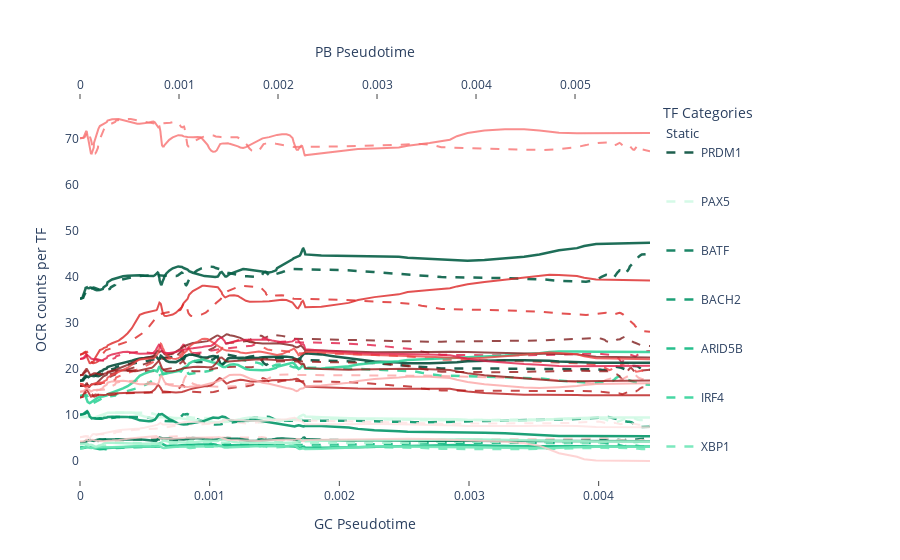

Here is the notebook cell this chart was saved with:
### Code cell
# Create the plot with pseudotime x-axis
fig = go.Figure()

# Plot static TFs first, then episodic TFs (for legend grouping)
for category, tf_list in [("Static", static_tfs), ("Episodic", episodic_tfs)]:
    for tf in tf_list:
        tf_color = tf_colors.get(tf, "black")
        tf_category = get_tf_category(tf)
        
        # GC (dashed, default bottom axis)
        y_gc = series_count_gc[tf]
        text_gc = [f"{tf} ({tf_category}) GC<br>pseudotime={pt:.3f}<br>window={w}" 
                   for pt, w in zip(x_gc_pseudotime, GC_fate_window_indices)]
        fig.add_trace(go.Scatter(
            x=x_gc_pseudotime,
            y=y_gc,
            mode='lines',
            name=f"{tf}",
            line=dict(
                dash='dash', 
                color=tf_color,
                width=2.5 if tf_category == "Static" else 2  # Thicker lines for static TFs
            ),
            opacity=0.9 if tf_category == "Static" else 0.8,
            hoverinfo='text',
            text=text_gc,
            legendgroup=tf,
            legendgrouptitle_text=category if tf == tf_list[0] else None,  # Add category header
            showlegend=True
        ))
        
        # PB (solid, top axis)
        y_pb = series_count_pb[tf]
        text_pb = [f"{tf} ({tf_category}) PB<br>pseudotime={pt:.3f}<br>window={w}" 
                   for pt, w in zip(x_pb_pseudotime, PB_fate_window_indices)]
        fig.add_trace(go.Scatter(
            x=x_pb_pseudotime,
            y=y_pb,
            mode='lines',
            name=f"{tf}",
            line=dict(
                dash='solid', 
                color=tf_color,
                width=2.5 if tf_category == "Static" else 2
            ),
            opacity=0.9 if tf_category == "Static" else 0.8,
            hoverinfo='text',
            text=text_pb,
            xaxis='x2',
            legendgroup=tf,
            showlegend=False
        ))

fig.update_layout(
    title=None,
    xaxis=dict(
        title='GC Pseudotime',
        showline=False,
        showgrid=True,
        linecolor='black',
        ticks='outside',
        showticklabels=True
    ),
    xaxis2=dict(
        title='PB Pseudotime',
        anchor='y',
        overlaying='x',
        side='top',
        showline=False,
        showgrid=True,
        linecolor='black',
        ticks='outside',
        showticklabels=True
    ),
    yaxis=dict(title=' OCR counts per TF'),
    legend=dict(
        orientation='v', 
        x=1.02, 
        y=0.5,
        tracegroupgap=30,  # Space between Static and Episodic groups
        title_text="TF Categories"
    ),
    margin=dict(t=100, r=250),  # Increased for category headers
    plot_bgcolor="rgba(0,0,0,0)",
    paper_bgcolor="rgba(0,0,0,0)",
)

fig.show()

# fig.write_html("tf_dynamics_by_category.html")
fig.write_image("/ocean/projects/cis240075p/asachan/datasets/B_Cell/multiome_1st_donor_UPMC_aggr/dictys_outs/actb1_added_v2/output/figures/tf_count_dynamics_by_category.svg", format='svg', width=2000, height=600)

### Figure 1 — Plotly figure (JSON) as saved in the notebook; plotly's stock layout.template omitted (floating-point values rounded to 4 significant figures; data arrays with more than 128 entries replaced by an {"elided": "..."} marker saying what was removed)
{"data": [{"hoverinfo": "text", "legendgroup": "PRDM1", "legendgrouptitle": {"text": "Static"}, "line": {"color": "#064E3B", "dash": "dash", "width": 2.5}, "mode": "lines", "name": "PRDM1", "opacity": 0.9, "showlegend": true, "text": {"elided": "143 str values"}, "type": "scatter", "x": {"elided": "143 float values"}, "y": {"elided": "143 float values"}}, {"hoverinfo": "text", "legendgroup": "PRDM1", "line": {"color": "#064E3B", "dash": "solid", "width": 2.5}, "mode": "lines", "name": "PRDM1", "opacity": 0.9, "showlegend": false, "text": {"elided": "146 str values"}, "type": "scatter", "x": {"elided": "146 float values"}, "xaxis": "x2", "y": {"elided": "146 float values"}}, {"hoverinfo": "text", "legendgroup": "PAX5", "line": {"color": "#D1FAE5", "dash": "dash", "width": 2.5}, "mode": "lines", "name": "PAX5", "opacity": 0.9, "showlegend": true, "text": {"elided": "143 str values"}, "type": "scatter", "x": {"elided": "143 float values"}, "y": {"elided": "143 float values"}}, {"hoverinfo": "text", "legendgroup": "PAX5", "line": {"color": "#D1FAE5", "dash": "solid", "width": 2.5}, "mode": "lines", "name": "PAX5", "opacity": 0.9, "showlegend": false, "text": {"elided": "146 str values"}, "type": "scatter", "x": {"elided": "146 float values"}, "xaxis": "x2", "y": {"elided": "146 float values"}}, {"hoverinfo": "text", "legendgroup": "BATF", "line": {"color": "#047857", "dash": "dash", "width": 2.5}, "mode": "lines", "name": "BATF", "opacity": 0.9, "showlegend": true, "text": {"elided": "143 str values"}, "type": "scatter", "x": {"elided": "143 float values"}, "y": {"elided": "143 float values"}}, {"hoverinfo": "text", "legendgroup": "BATF", "line": {"color": "#047857", "dash": "solid", "width": 2.5}, "mode": "lines", "name": "BATF", "opacity": 0.9, "showlegend": false, "text": {"elided": "146 str values"}, "type": "scatter", "x": {"elided": "146 float values"}, "xaxis": "x2", "y": {"elided": "146 float values"}}, {"hoverinfo": "text", "legendgroup": "BACH2", "line": {"color": "#059669", "dash": "dash", "width": 2.5}, "mode": "lines", "name": "BACH2", "opacity": 0.9, "showlegend": true, "text": {"elided": "143 str values"}, "type": "scatter", "x": {"elided": "143 float values"}, "y": {"elided": "143 float values"}}, {"hoverinfo": "text", "legendgroup": "BACH2", "line": {"color": "#059669", "dash": "solid", "width": 2.5}, "mode": "lines", "name": "BACH2", "opacity": 0.9, "showlegend": false, "text": {"elided": "146 str values"}, "type": "scatter", "x": {"elided": "146 float values"}, "xaxis": "x2", "y": {"elided": "146 float values"}}, {"hoverinfo": "text", "legendgroup": "ARID5B", "line": {"color": "#10B981", "dash": "dash", "width": 2.5}, "mode": "lines", "name": "ARID5B", "opacity": 0.9, "showlegend": true, "text": {"elided": "143 str values"}, "type": "scatter", "x": {"elided": "143 float values"}, "y": {"elided": "143 float values"}}, {"hoverinfo": "text", "legendgroup": "ARID5B", "line": {"color": "#10B981", "dash": "solid", "width": 2.5}, "mode": "lines", "name": "ARID5B", "opacity": 0.9, "showlegend": false, "text": {"elided": "146 str values"}, "type": "scatter", "x": {"elided": "146 float values"}, "xaxis": "x2", "y": {"elided": "146 float values"}}, {"hoverinfo": "text", "legendgroup": "IRF4", "line": {"color": "#34D399", "dash": "dash", "width": 2.5}, "mode": "lines", "name": "IRF4", "opacity": 0.9, "showlegend": true, "text": {"elided": "143 str values"}, "type": "scatter", "x": {"elided": "143 float values"}, "y": {"elided": "143 float values"}}, {"hoverinfo": "text", "legendgroup": "IRF4", "line": {"color": "#34D399", "dash": "solid", "width": 2.5}, "mode": "lines", "name": "IRF4", "opacity": 0.9, "showlegend": false, "text": {"elided": "146 str values"}, "type": "scatter", "x": {"elided": "146 float values"}, "xaxis": "x2", "y": {"elided": "146 float values"}}, {"hoverinfo": "text", "legendgroup": "XBP1", "line": {"color": "#6EE7B7", "dash": "dash", "width": 2.5}, "mode": "lines", "name": "XBP1", "opacity": 0.9, "showlegend": true, "text": {"elided": "143 str values"}, "type": "scatter", "x": {"elided": "143 float values"}, "y": {"elided": "143 float values"}}, {"hoverinfo": "text", "legendgroup": "XBP1", "line": {"color": "#6EE7B7", "dash": "solid", "width": 2.5}, "mode": "lines", "name": "XBP1", "opacity": 0.9, "showlegend": false, "text": {"elided": "146 str values"}, "type": "scatter", "x": {"elided": "146 float values"}, "xaxis": "x2", "y": {"elided": "146 float values"}}, {"hoverinfo": "text", "legendgroup": "RUNX2", "line": {"color": "#A7F3D0", "dash": "dash", "width": 2.5}, "mode": "lines", "name": "RUNX2", "opacity": 0.9, "showlegend": true, "text": {"elided": "143 str values"}, "type": "scatter", "x": {"elided": "143 float values"}, "y": {"elided": "143 float values"}}, {"hoverinfo": "text", "legendgroup": "RUNX2", "line": {"color": "#A7F3D0", "dash": "solid", "width": 2.5}, "mode": "lines", "name": "RUNX2", "opacity": 0.9, "showlegend": false, "text": {"elided": "146 str values"}, "type": "scatter", "x": {"elided": "146 float values"}, "xaxis": "x2", "y": {"elided": "146 float values"}}, {"hoverinfo": "text", "legendgroup": "TCF12", "line": {"color": "#065F46", "dash": "dash", "width": 2.5}, "mode": "lines", "name": "TCF12", "opacity": 0.9, "showlegend": true, "text": {"elided": "143 str values"}, "type": "scatter", "x": {"elided": "143 float values"}, "y": {"elided": "143 float values"}}, {"hoverinfo": "text", "legendgroup": "TCF12", "line": {"color": "#065F46", "dash": "solid", "width": 2.5}, "mode": "lines", "name": "TCF12", "opacity": 0.9, "showlegend": false, "text": {"elided": "146 str values"}, "type": "scatter", "x": {"elided": "146 float values"}, "xaxis": "x2", "y": {"elided": "146 float values"}}, {"hoverinfo": "text", "legendgroup": "MEF2C", "legendgrouptitle": {"text": "Episodic"}, "line": {"color": "#7F1D1D", "dash": "dash", "width": 2}, "mode": "lines", "name": "MEF2C", "opacity": 0.8, "showlegend": true, "text": {"elided": "143 str values"}, "type": "scatter", "x": {"elided": "143 float values"}, "y": {"elided": "143 float values"}}, {"hoverinfo": "text", "legendgroup": "MEF2C", "line": {"color": "#7F1D1D", "dash": "solid", "width": 2}, "mode": "lines", "name": "MEF2C", "opacity": 0.8, "showlegend": false, "text": {"elided": "146 str values"}, "type": "scatter", "x": {"elided": "146 float values"}, "xaxis": "x2", "y": {"elided": "146 float values"}}, {"hoverinfo": "text", "legendgroup": "MAX", "line": {"color": "#991B1B", "dash": "dash", "width": 2}, "mode": "lines", "name": "MAX", "opacity": 0.8, "showlegend": true, "text": {"elided": "143 str values"}, "type": "scatter", "x": {"elided": "143 float values"}, "y": {"elided": "143 float values"}}, {"hoverinfo": "text", "legendgroup": "MAX", "line": {"color": "#991B1B", "dash": "solid", "width": 2}, "mode": "lines", "name": "MAX", "opacity": 0.8, "showlegend": false, "text": {"elided": "146 str values"}, "type": "scatter", "x": {"elided": "146 float values"}, "xaxis": "x2", "y": {"elided": "146 float values"}}, {"hoverinfo": "text", "legendgroup": "USF2", "line": {"color": "#B91C1C", "dash": "dash", "width": 2}, "mode": "lines", "name": "USF2", "opacity": 0.8, "showlegend": true, "text": {"elided": "143 str values"}, "type": "scatter", "x": {"elided": "143 float values"}, "y": {"elided": "143 float values"}}, {"hoverinfo": "text", "legendgroup": "USF2", "line": {"color": "#B91C1C", "dash": "solid", "width": 2}, "mode": "lines", "name": "USF2", "opacity": 0.8, "showlegend": false, "text": {"elided": "146 str values"}, "type": "scatter", "x": {"elided": "146 float values"}, "xaxis": "x2", "y": {"elided": "146 float values"}}, {"hoverinfo": "text", "legendgroup": "MEF2A", "line": {"color": "#FEE2E2", "dash": "dash", "width": 2}, "mode": "lines", "name": "MEF2A", "opacity": 0.8, "showlegend": true, "text": {"elided": "143 str values"}, "type": "scatter", "x": {"elided": "143 float values"}, "y": {"elided": "143 float values"}}, {"hoverinfo": "text", "legendgroup": "MEF2A", "line": {"color": "#FEE2E2", "dash": "solid", "width": 2}, "mode": "lines", "name": "MEF2A", "opacity": 0.8, "showlegend": false, "text": {"elided": "146 str values"}, "type": "scatter", "x": {"elided": "146 float values"}, "xaxis": "x2", "y": {"elided": "146 float values"}}, {"hoverinfo": "text", "legendgroup": "IRF1", "line": {"color": "#EF4444", "dash": "dash", "width": 2}, "mode": "lines", "name": "IRF1", "opacity": 0.8, "showlegend": true, "text": {"elided": "143 str values"}, "type": "scatter", "x": {"elided": "143 float values"}, "y": {"elided": "143 float values"}}, {"hoverinfo": "text", "legendgroup": "IRF1", "line": {"color": "#EF4444", "dash": "solid", "width": 2}, "mode": "lines", "name": "IRF1", "opacity": 0.8, "showlegend": false, "text": {"elided": "146 str values"}, "type": "scatter", "x": {"elided": "146 float values"}, "xaxis": "x2", "y": {"elided": "146 float values"}}, {"hoverinfo": "text", "legendgroup": "IKZF3", "line": {"color": "#F87171", "dash": "dash", "width": 2}, "mode": "lines", "name": "IKZF3", "opacity": 0.8, "showlegend": true, "text": {"elided": "143 str values"}, "type": "scatter", "x": {"elided": "143 float values"}, "y": {"elided": "143 float values"}}, {"hoverinfo": "text", "legendgroup": "IKZF3", "line": {"color": "#F87171", "dash": "solid", "width": 2}, "mode": "lines", "name": "IKZF3", "opacity": 0.8, "showlegend": false, "text": {"elided": "146 str values"}, "type": "scatter", "x": {"elided": "146 float values"}, "xaxis": "x2", "y": {"elided": "146 float values"}}, {"hoverinfo": "text", "legendgroup": "POU2F1", "line": {"color": "#FCA5A5", "dash": "dash", "width": 2}, "mode": "lines", "name": "POU2F1", "opacity": 0.8, "showlegend": true, "text": {"elided": "143 str values"}, "type": "scatter", "x": {"elided": "143 float values"}, "y": {"elided": "143 float values"}}, {"hoverinfo": "text", "legendgroup": "POU2F1", "line": {"color": "#FCA5A5", "dash": "solid", "width": 2}, "mode": "lines", "name": "POU2F1", "opacity": 0.8, "showlegend": false, "text": {"elided": "146 str values"}, "type": "scatter", "x": {"elided": "146 float values"}, "xaxis": "x2", "y": {"elided": "146 float values"}}, {"hoverinfo": "text", "legendgroup": "TEAD2", "line": {"color": "#FECACA", "dash": "dash", "width": 2}, "mode": "lines", "name": "TEAD2", "opacity": 0.8, "showlegend": true, "text": {"elided": "143 str values"}, "type": "scatter", "x": {"elided": "143 float values"}, "y": {"elided": "143 float values"}}, {"hoverinfo": "text", "legendgroup": "TEAD2", "line": {"color": "#FECACA", "dash": "solid", "width": 2}, "mode": "lines", "name": "TEAD2", "opacity": 0.8, "showlegend": false, "text": {"elided": "146 str values"}, "type": "scatter", "x": {"elided": "146 float values"}, "xaxis": "x2", "y": {"elided": "146 float values"}}, {"hoverinfo": "text", "legendgroup": "IRF7", "line": {"color": "#DC2626", "dash": "dash", "width": 2}, "mode": "lines", "name": "IRF7", "opacity": 0.8, "showlegend": true, "text": {"elided": "143 str values"}, "type": "scatter", "x": {"elided": "143 float values"}, "y": {"elided": "143 float values"}}, {"hoverinfo": "text", "legendgroup": "IRF7", "line": {"color": "#DC2626", "dash": "solid", "width": 2}, "mode": "lines", "name": "IRF7", "opacity": 0.8, "showlegend": false, "text": {"elided": "146 str values"}, "type": "scatter", "x": {"elided": "146 float values"}, "xaxis": "x2", "y": {"elided": "146 float values"}}, {"hoverinfo": "text", "legendgroup": "TFEC", "line": {"color": "#E11D48", "dash": "dash", "width": 2}, "mode": "lines", "name": "TFEC", "opacity": 0.8, "showlegend": true, "text": {"elided": "143 str values"}, "type": "scatter", "x": {"elided": "143 float values"}, "y": {"elided": "143 float values"}}, {"hoverinfo": "text", "legendgroup": "TFEC", "line": {"color": "#E11D48", "dash": "solid", "width": 2}, "mode": "lines", "name": "TFEC", "opacity": 0.8, "showlegend": false, "text": {"elided": "146 str values"}, "type": "scatter", "x": {"elided": "146 float values"}, "xaxis": "x2", "y": {"elided": "146 float values"}}], "layout": {"legend": {"orientation": "v", "title": {"text": "TF Categories"}, "tracegroupgap": 30, "x": 1.02, "y": 0.5}, "margin": {"r": 250, "t": 100}, "paper_bgcolor": "rgba(0,0,0,0)", "plot_bgcolor": "rgba(0,0,0,0)", "title": {}, "xaxis": {"linecolor": "black", "showgrid": true, "showline": false, "showticklabels": true, "ticks": "outside", "title": {"text": "GC Pseudotime"}}, "xaxis2": {"anchor": "y", "linecolor": "black", "overlaying": "x", "showgrid": true, "showline": false, "showticklabels": true, "side": "top", "ticks": "outside", "title": {"text": "PB Pseudotime"}}, "yaxis": {"title": {"text": " OCR counts per TF"}}}}
